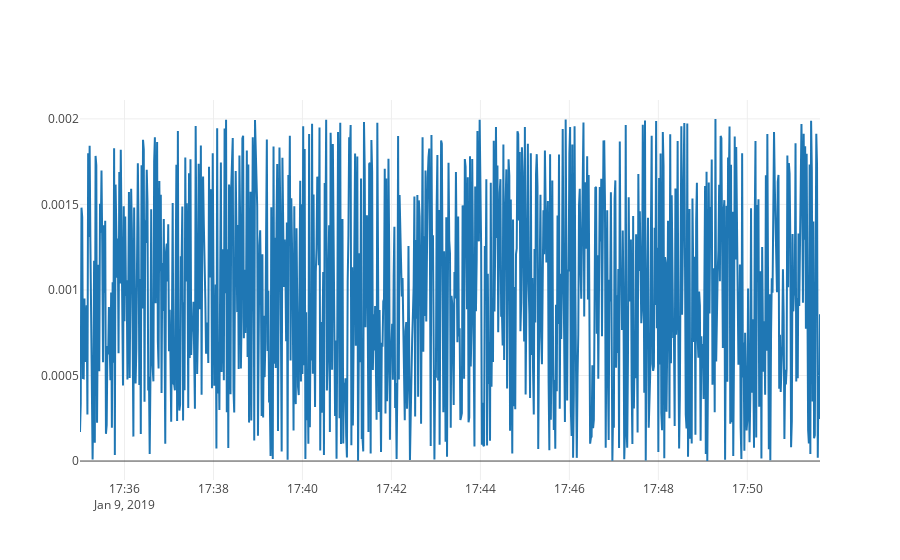

The notebook cell saved with this chart:
### Code cell
smooth_stream.plot()

### Figure 1 — Plotly figure (JSON) as saved in the notebook; plotly's stock layout.template omitted (floating-point values rounded to 4 significant figures; data arrays with more than 128 entries replaced by an {"elided": "..."} marker saying what was removed)
{"data": [{"name": "some_vals", "type": "scatter", "uid": "a1bf7d1c-85d7-43f2-9322-d9740ff3705e", "x": {"elided": "999 str values"}, "y": {"elided": "999 float values"}}], "layout": {}}
